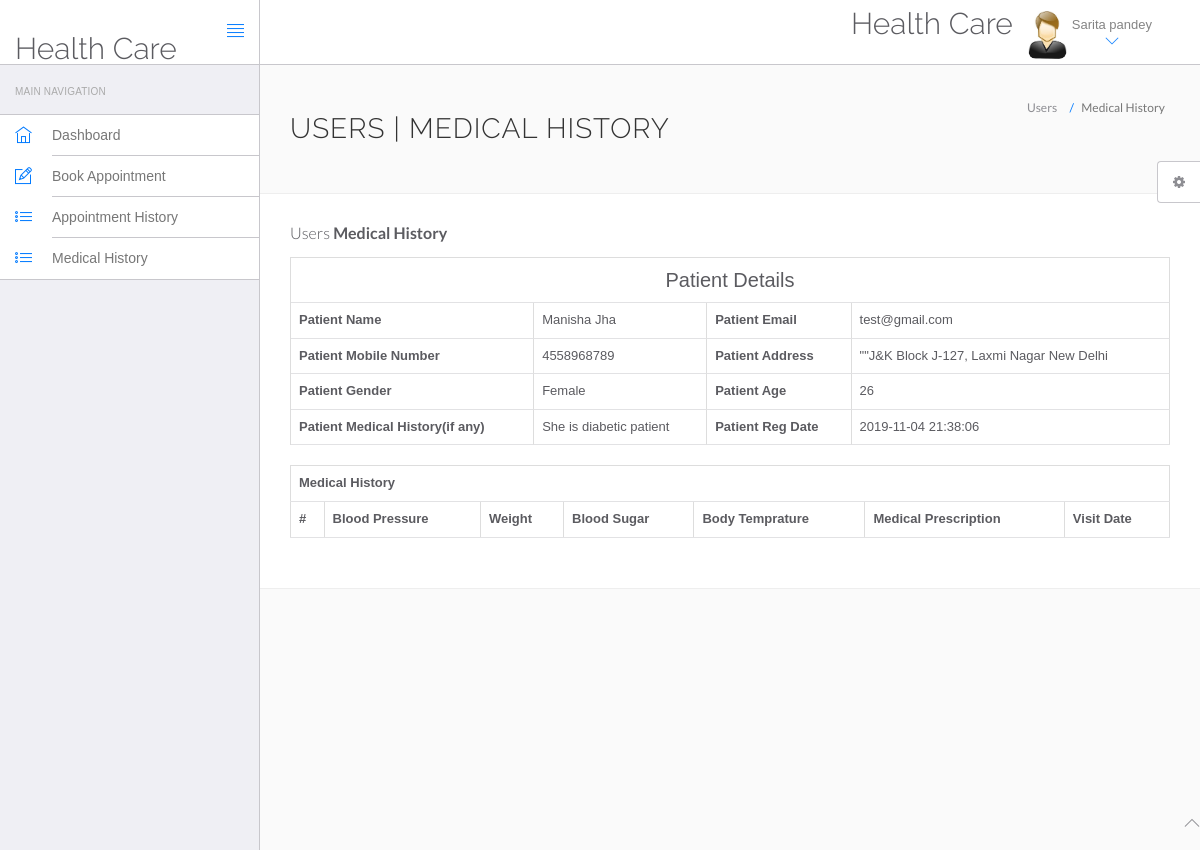
The app's page /HealthCare/view-medhistory.php?viewid=1 (signed in) with its own data.
### tables this page shows
CREATE TABLE `users` (
  `id` int(11) NOT NULL,
  `fullName` varchar(255) DEFAULT NULL,
  `address` longtext DEFAULT NULL,
  `city` varchar(255) DEFAULT NULL,
  `gender` varchar(255) DEFAULT NULL,
  `email` varchar(255) DEFAULT NULL,
  `password` varchar(255) DEFAULT NULL,
  `regDate` timestamp NULL DEFAULT current_timestamp(),
  `updationDate` timestamp NULL DEFAULT NULL ON UPDATE current_timestamp()
);

CREATE TABLE `tblpatient` (
  `ID` int(10) NOT NULL,
  `Docid` int(10) DEFAULT NULL,
  `PatientName` varchar(200) DEFAULT NULL,
  `PatientContno` bigint(10) DEFAULT NULL,
  `PatientEmail` varchar(200) DEFAULT NULL,
  `PatientGender` varchar(50) DEFAULT NULL,
  `PatientAdd` mediumtext DEFAULT NULL,
  `PatientAge` int(10) DEFAULT NULL,
  `PatientMedhis` mediumtext DEFAULT NULL,
  `CreationDate` timestamp NULL DEFAULT current_timestamp(),
  `UpdationDate` timestamp NULL DEFAULT NULL ON UPDATE current_timestamp()
);

### HealthCare/view-medhistory.php (the view, shortened to what this page needs)
<?php
include('include/config.php');
?>
<!DOCTYPE html>
<html lang="en">
	<head>
		<link rel="stylesheet" href="vendor/bootstrap/css/bootstrap.min.css">
		<link rel="stylesheet" href="vendor/fontawesome/css/font-awesome.min.css">
		<link rel="stylesheet" href="vendor/themify-icons/themify-icons.min.css">
		<link href="vendor/animate.css/animate.min.css" rel="stylesheet" media="screen">
		<link href="vendor/perfect-scrollbar/perfect-scrollbar.min.css" rel="stylesheet" media="screen">
		<link href="vendor/switchery/switchery.min.css" rel="stylesheet" media="screen">
		<link href="vendor/bootstrap-touchspin/jquery.bootstrap-touchspin.min.css" rel="stylesheet" media="screen">
		<link href="vendor/select2/select2.min.css" rel="stylesheet" media="screen">
		<link href="vendor/bootstrap-datepicker/bootstrap-datepicker3.standalone.min.css" rel="stylesheet" media="screen">
		<link href="vendor/bootstrap-timepicker/bootstrap-timepicker.min.css" rel="stylesheet" media="screen">
		<link rel="stylesheet" href="assets/css/styles.css">
		<link rel="stylesheet" href="assets/css/plugins.css">
		<link rel="stylesheet" href="assets/css/themes/theme-1.css" id="skin_color" />
	</head>
	<body>
		<div id="app">
<?php include('include/sidebar.php');?>
<div class="app-content">
<?php include('include/header.php');?>
<div class="main-content" >
<div class="wrap-content container" id="container">
<section id="page-title">
<div class="row">
<div class="col-sm-8">
<h1 class="mainTitle">Users | Medical History</h1>
</div>
<ol class="breadcrumb">
<li>
<span>Users</span>
</li>
<li class="active">
<span>Medical History</span>
</li>
</ol>
</div>
</section>
<div class="container-fluid container-fullw bg-white">
<div class="row">
<div class="col-md-12">
<h5 class="over-title margin-bottom-15">Users <span class="text-bold">Medical History</span></h5>
<?php
                               $vid=$_GET['viewid'];
                               $ret=mysqli_query($con,"select * from tblpatient where ID='$vid'");
while ($row=mysqli_fetch_array($ret)) {
                               ?>
<table border="1" class="table table-bordered">
 <tr align="center">
<td colspan="4" style="font-size:20px;color:blue">
 Patient Details</td></tr>
    <tr>
    <th scope>Patient Name</th>
    <td><?php  echo $row['PatientName'];?></td>
    <th scope>Patient Email</th>
    <td><?php  echo $row['PatientEmail'];?></td>
  </tr>
  <tr>
    <th scope>Patient Mobile Number</th>
    <td><?php  echo $row['PatientContno'];?></td>
    <th>Patient Address</th>
    <td><?php  echo $row['PatientAdd'];?></td>
  </tr>
    <tr>
    <th>Patient Gender</th>
    <td><?php  echo $row['PatientGender'];?></td>
    <th>Patient Age</th>
    <td><?php  echo $row['PatientAge'];?></td>
  </tr>
  <tr>
    <th>Patient Medical History(if any)</th>
    <td><?php  echo $row['PatientMedhis'];?></td>
     <th>Patient Reg Date</th>
    <td><?php  echo $row['CreationDate'];?></td>
  </tr>
<?php }?>
</table>
<table id="datatable" class="table table-bordered dt-responsive nowrap" style="border-collapse: collapse; border-spacing: 0; width: 100%;">
  <tr align="center">
   <th colspan="8" >Medical History</th>
  </tr>
  <tr>
    <th>#</th>
<th>Blood Pressure</th>
<th>Weight</th>
<th>Blood Sugar</th>
<th>Body Temprature</th>
<th>Medical Prescription</th>
<th>Visit Date</th>
</tr>
</table>
</div>
</div>
</div>
</div>
</div>
</div>
</div>
	<?php include('include/footer.php');?>
	<?php include('include/setting.php');?>
	</body>
</html>

### HealthCare/include/sidebar.php
<div class="sidebar app-aside" id="sidebar">
				<div class="sidebar-container perfect-scrollbar">
<nav>
						<div class="navbar-title">
							<span>Main Navigation</span>
						</div>
						<ul class="main-navigation-menu">
							<li>
								<a href="dashboard.php">
									<div class="item-content">
										<div class="item-media">
											<i class="ti-home"></i>
										</div>
										<div class="item-inner">
											<span class="title"> Dashboard </span>
										</div>
									</div>
								</a>
							</li>
							<li>
								<a href="book-appointment.php">
									<div class="item-content">
										<div class="item-media">
											<i class="ti-pencil-alt"></i>
										</div>
										<div class="item-inner">
											<span class="title"> Book Appointment </span>
										</div>
									</div>
								</a>
							</li>
							<li>
								<a href="appointment-history.php">
									<div class="item-content">
										<div class="item-media">
											<i class="ti-list"></i>
										</div>
										<div class="item-inner">
											<span class="title"> Appointment History </span>
										</div>
									</div>
								</a>
							</li>
<li>
								<a href="manage-medhistory.php">
									<div class="item-content">
										<div class="item-media">
											<i class="ti-list"></i>
										</div>
										<div class="item-inner">
											<span class="title"> Medical History </span>
										</div>
									</div>
								</a>
							</li>
						</ul>
					</nav>
					</div>
			</div>

### HealthCare/include/header.php (shortened to what this page needs)
<header class="navbar navbar-default navbar-static-top">
					<div class="navbar-header">
						<a class="navbar-brand" href="#">
							<h2 style="padding-top:20% ">Health Care</h2>
						</a>
						<a href="#" class="sidebar-toggler pull-right visible-md visible-lg" data-toggle-class="app-sidebar-closed" data-toggle-target="#app">
							<i class="ti-align-justify"></i>
						</a>
					</div>
					<div class="navbar-collapse collapse">
						<ul class="nav navbar-right">
								<li  style="padding-top:2% ">
								<h2>Health Care</h2>
							</li>
							<li class="dropdown current-user">
								<a href class="dropdown-toggle" data-toggle="dropdown">
									<img src="assets/images/images.jpg"> <span class="username">
									<?php $query=mysqli_query($con,"select fullName from users where id='".$_SESSION['id']."'");
while($row=mysqli_fetch_array($query))
{
	echo $row['fullName'];
}
									?> <i class="ti-angle-down"></i></i></span>
								</a>
							</li>
						</ul>
					</div>
				</header>

### HealthCare/include/footer.php
<footer>
				<div class="footer-inner">
					<div class="pull-left">
						&copy; <span class="current-year"></span><span class="text-bold text-uppercase"> Health Care</span>. <span>All rights reserved</span>
					</div>
					<div class="pull-right">
						<span class="go-top"><i class="ti-angle-up"></i></span>
					</div>
				</div>
			</footer>

### HealthCare/include/setting.php (shortened to what this page needs)
<div class="settings panel panel-default hidden-xs hidden-sm" id="settings">
				<button ct-toggle="toggle" data-toggle-class="active" data-toggle-target="#settings" class="btn btn-default">
					<i class="fa fa-spin fa-gear"></i>
				</button>
			</div>

### HealthCare/assets/css/plugins.css (style rules this page uses)
.perfect-scrollbar { overflow-y: hidden !important; }

### HealthCare/assets/css/themes/theme-1.css (style rules this page uses)
body { background: #FAFAFA; }
header .navbar-header { background: #ffffff !important; border-right-color: #c8c7cc !important; border-bottom-color: #c8c7cc !important; }
header .navbar-header .sidebar-toggler, header .navbar-header .sidebar-mobile-toggler { color: #007aff !important; }
header .navbar-header .navbar-brand { color: #777 !important; }
header .navbar-collapse { background: #ffffff !important; border-bottom-color: #c8c7cc !important; box-shadow: none !important; }
header .navbar-collapse .navbar-right > li > a { color: #777; }
header .navbar-collapse .navbar-right > li > a i { color: #007aff !important; }
#sidebar { background: #EFEFF4 !important; }
#sidebar:before { border-right-width: "1px" !important; border-right-style: solid; border-right-color: #c8c7cc !important; }
#sidebar nav { border-right-width: "1px" !important; border-right-style: solid; border-right-color: #c8c7cc !important; }
#sidebar nav .navbar-title { color: #aaaaaa; }
#sidebar nav > ul { background: #ffffff !important; border-bottom-color: #c8c7cc !important; border-top-color: #c8c7cc !important; }
#sidebar nav > ul > li > a .item-media > i { color: #007aff !important; }
#sidebar nav > ul > li > a .item-inner { color: #777 !important; border-bottom-color: #c8c7cc; }

### records on screen
users: fullName "Sarita pandey"
tblpatient: PatientName "Manisha Jha", PatientEmail "test@gmail.com", PatientContno "4558968789", PatientAdd "\"\"J&K Block J-127, Laxmi Nagar New Delhi", PatientGender "Female", PatientAge "26", PatientMedhis "She is diabetic patient", CreationDate "2019-11-04 21:38:06"
